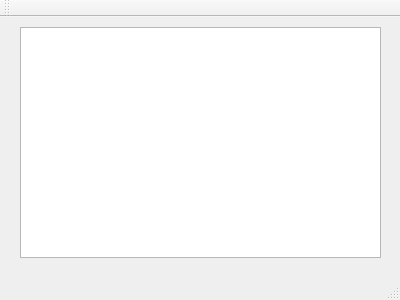
<?xml version="1.0" encoding="UTF-8"?>
<ui version="4.0">
 <class>MainWindow</class>
 <widget class="QMainWindow" name="MainWindow">
  <property name="geometry">
   <rect>
    <x>0</x>
    <y>0</y>
    <width>400</width>
    <height>300</height>
   </rect>
  </property>
  <property name="windowTitle">
   <string>MainWindow</string>
  </property>
  <widget class="QWidget" name="centralWidget">
   <widget class="QTableWidget" name="tableWidget">
    <property name="geometry">
     <rect>
      <x>20</x>
      <y>10</y>
      <width>361</width>
      <height>231</height>
     </rect>
    </property>
    <property name="rowCount">
     <number>0</number>
    </property>
    <property name="columnCount">
     <number>0</number>
    </property>
   </widget>
  </widget>
  <widget class="QMenuBar" name="menuBar">
   <property name="geometry">
    <rect>
     <x>0</x>
     <y>0</y>
     <width>400</width>
     <height>26</height>
    </rect>
   </property>
  </widget>
  <widget class="QToolBar" name="mainToolBar">
   <attribute name="toolBarArea">
    <enum>TopToolBarArea</enum>
   </attribute>
   <attribute name="toolBarBreak">
    <bool>false</bool>
   </attribute>
  </widget>
  <widget class="QStatusBar" name="statusBar"/>
 </widget>
 <layoutdefault spacing="6" margin="11"/>
 <resources/>
 <connections/>
</ui>
